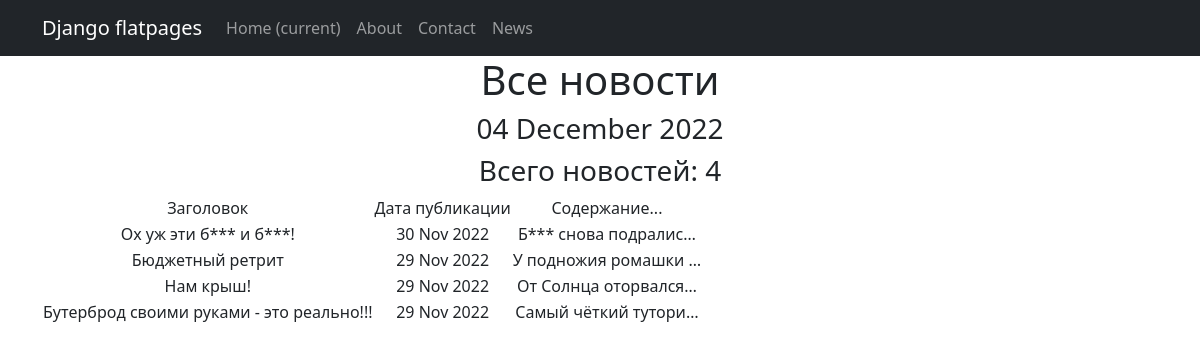
Page /news/ on the committed database.
### newsviewsapp/models.py (models this page shows, shortened)
class New(models.Model):
    title = models.CharField(
        max_length=50,
        unique=True, # названия статей не должны повторяться
    )
    text = models.TextField()
    dateCreation = models.DateTimeField(auto_now_add=True)
    category = models.ForeignKey(
        to='Category',
        on_delete=models.CASCADE,
        related_name='news',  # все новости в категории будут доступны через поле news
    )

### newsviewsapp/views.py (the view)
# urls.py: path('', NewsList.as_view()),
class NewsList(ListView):
    model = New
    ordering = 'dateCreation'
    template_name = 'news.html'
    context_object_name = 'news'
    def get_context_data(self, **kwargs):
        context = super().get_context_data(**kwargs)
        context['time_now'] = datetime.utcnow()
        return context

### newsviewsapp/templatetags/custom_filters.py (called while the page is built)
@register.filter()
def censor(value):
    bad_words = ('бяка', 'бяки', 'бука', 'буки', 'буки!', 'буками')
    if not isinstance(value, str):
        raise TypeError(f"unresolved type '{type(value)}' expected  type 'str'")
    specialsimbols=('!', ',', '.', ':', ';')
    for word in value.split():
        if word[len(word)-1] in specialsimbols:
            word = word[:len(word)-1]
        if word.lower() in bad_words:
            value = value.replace(word, f"{word[0]}{'*' * (len(word) - 1)}")
    return value

### newsviewsapp/templatetags/custom_tags.py (called while the page is built)
@register.simple_tag()
def current_time(format_string='%b %d %Y'):
   return datetime.utcnow().strftime(format_string)

### templates/news.html (shortened to what this page needs)
{% extends 'flatpages/default.html' %}
{% load custom_filters %}
{% load custom_tags %}
{% block content %}
    <h1>Все новости</h1>
    <h3>{% current_time '%d %B %Y' %}</h3>
    {% if news %}
    <h3> Всего новостей: {{ news|length }}</h3>
        <table>
            <tr>
                <td> Заголовок </td>
                <td> Дата публикации </td>
                <td> Содержание... </td>
            </tr>
            {% for new in news reversed %}
            <tr>
                <td>{{ new.title|censor }}</td>
                <td>{{ new.dateCreation|date:'d M Y' }}</td>
                <td>{{ new.text|censor|truncatechars:20 }}</td>
            </tr>
            {% endfor %}
        </table>
        {% else %}
            <h2>Новостей нет!</h2>
    {% endif %}
{% endblock content %}

### templates/flatpages/default.html (shortened to what this page needs)
<!DOCTYPE html>
<html lang="en">
    <head>
        {% load static %}
        <link href="{% static 'css/styles.css' %}" rel="stylesheet" />
    </head>
    <body>
        <nav class="navbar navbar-expand-lg navbar-dark bg-dark static-top">
            <div class="container">
                   <a class="navbar-brand" href="#">Django flatpages</a>
                   <div class="collapse navbar-collapse" id="navbarResponsive">
                       <ul class="navbar-nav ml-auto">
                           <li class="nav-item active">
                               <a class="nav-link" href="#">Home
                                   <span class="sr-only">(current)</span>
                               </a>
                           </li>
                           <li class="nav-item">
                               <a class="nav-link" href="/about/">About</a>
                           </li>
                           <li class="nav-item">
                               <a class="nav-link" href="/contacts/">Contact</a>
                           </li>
                           <li class="nav-item">
                               <a class="nav-link" href="/news/">News</a>
                           </li>
                       </ul>
                   </div>
            </div>
        </nav>
        <div class="container">
            <div class="row">
                <div class="col-lg-12 text-center">
                    {% block content %}{% endblock content %}
                </div>
            </div>
        </div>
    </body>
</html>

### rows in the picture
New: title|censor "Ох уж эти б*** и б***!", dateCreation "30 Nov 2022", text|censor "Б*** снова подралис…"
New: title|censor "Бюджетный ретрит", dateCreation "29 Nov 2022", text|censor "У подножия ромашки …"
New: title|censor "Нам крыш!", dateCreation "29 Nov 2022", text|censor "От Солнца оторвался…"
New: title|censor "Бутерброд своими руками - это реально!!!", dateCreation "29 Nov 2022", text|censor "Самый чёткий тутори…"

### other values in the picture
{{ news|length }} "4"
